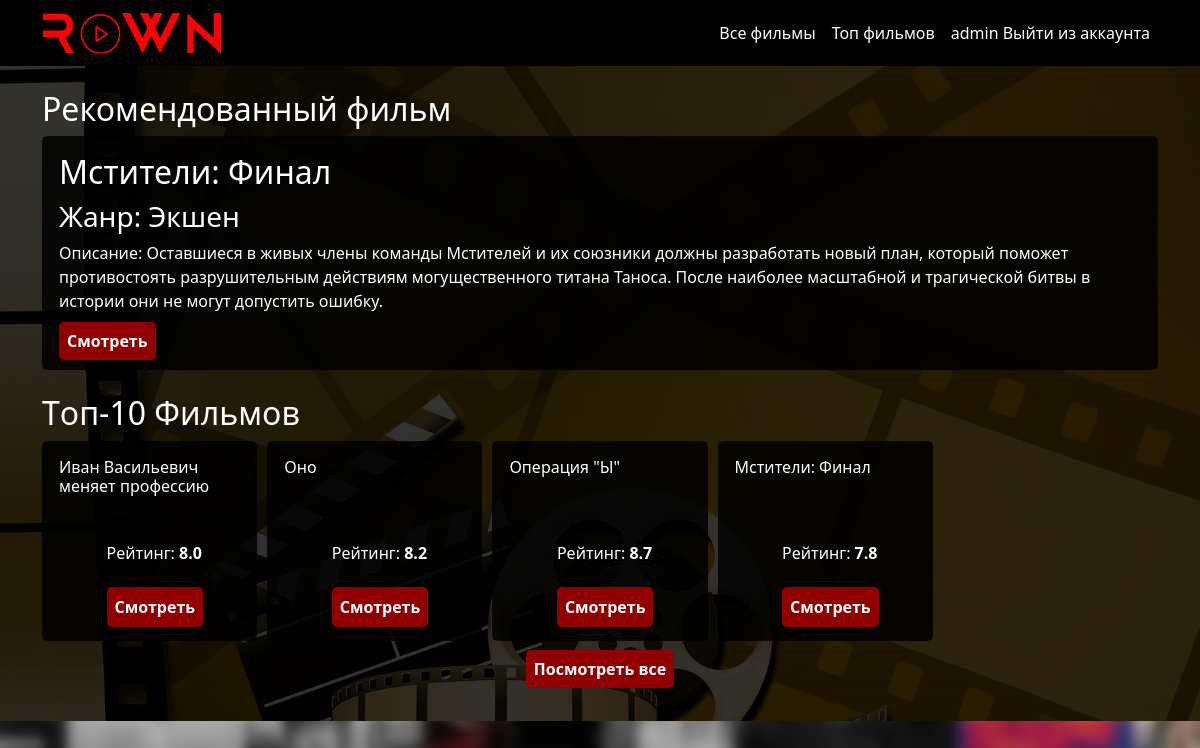
Screenshot of /movies/top/ (signed in) with the database file from the repository.
### krownApp/models.py (models this page shows, shortened)
class Movie(models.Model):
    movieName = models.CharField("Movie name", max_length=255)
    genre = models.ForeignKey(Genre, on_delete=models.CASCADE, verbose_name="Genre")
    year = models.IntegerField("Year")
    producer = models.CharField("Producer", max_length=255)
    cover = models.CharField("Link to cover", max_length=500)
    poster = models.CharField("Link to poster", max_length=500)
    isTop = models.BooleanField("Is Top", default=False)
    isRecommended = models.BooleanField("Is Recommended", default=False)
    description = models.TextField("Description")
    rating = models.FloatField("Rating")
    movieLink = models.CharField("Link to movie", max_length=500)

class Genre(models.Model):
    genreName = models.CharField("Genre", max_length=255)
    slug = models.SlugField(unique=True, blank=True, editable=False)
    def __str__(self):
        return f"{self.genreName}"

### krownApp/views.py (the view)
# urls.py: path('movies/top/', views.topMovies, name='topMovies'),
def topMovies(request):
    movie = Movie.objects.all()[:1]
    movies = Movie.objects.all()[:10]
    return render(request, "user/top-movies.html", {
        'movie': movie,
        'movies': movies,
    })

### krownApp/templates/user/top-movies.html (shortened to what this page needs)
{% extends "../base.html" %}
{% block content %}
<div style="padding: 24px; background: linear-gradient(rgba(0, 0, 0, 0.8), rgba(0, 0, 0, 0.8)), url(../../static/img/image.jpg); background-size: cover; background-attachment: fixed; background-position: center;">
<div class="recomended">
  <div class="container">
    {% for m in movies %}
    {% if m.isRecommended %}
    <h2 style="color: white;">Рекомендованный фильм</h2>
    <div class="card mb-4" style="border-color:rgba(0, 0, 0, 0.6); background:rgba(0, 0, 0, 0.6); color: white;">
      <div class="card-body" style="border-color:rgba(0, 0, 0, 0.6); background:rgba(0, 0, 0, 0.6);">
        <h2>{{ m.movieName }}</h2>
        <h3>Жанр: {{ m.genre }}</h3>
        <p>Описание: {{ m.description }}</p>
        <a href="{% url 'movieDetail' pk=m.pk %}" class="butt-purp">Смотреть</a>
      </div>
    </div>
    {% else %}
    <span></span>
    {% endif %}
    {% endfor %}
  </div>
</div>
<div class="top-ten">
  <div class="container">
    <h2 style="color: white;">Tоп-10 Фильмов</h2>
    <div class="owl-carousel owl-theme">
      {% for mo in movies %}
      <div class="item"><div class="card" style="border-color:rgba(0, 0, 0, 0.6); background:rgba(0, 0, 0, 0.6); height: 200px;">
        <div class="card-body" style="border-color:rgba(0, 0, 0, 0.6); background:rgba(0, 0, 0, 0.6);">
          <h6 style="color: white;">{{ mo.movieName }}</h6>
          <p style="position:fixed; bottom: 30%; left: 30%; color: white;">Рейтинг: <b>{{ mo.rating }}</b></p>
          <a href="{% url 'movieDetail' pk=mo.pk %}" class="butt-purp" style="position:fixed; bottom: 7%; left: 30%;">Смотреть</a>
        </div>
      </div>
      </div>
      {% endfor %}
    </div>
    <div class="text-center mb-3 mt-3"><a href="{% url 'allMovies' %}" class="butt-purp">Посмотреть все</a></div>
</div>
</div>
{% endblock %}

### krownApp/templates/base.html (shortened to what this page needs)
{% load static %}
<!DOCTYPE html>
<html lang="en">
<head>
    <link rel="stylesheet" href="{% static './css/style.css' %}">
    <link rel="stylesheet" href="{% static './css/bootstrap.min.css' %}">
    <link rel="stylesheet" href="{% static './css/owl.carousel.min.css' %}">
    <link rel="stylesheet" href="{% static './css/owl.theme.default.min.css' %}">
    <link rel="stylesheet" href="https://cdnjs.cloudflare.com/ajax/libs/font-awesome/6.3.0/css/all.min.css" />
</head>
<body style="background: linear-gradient(rgba(0, 0, 0, 0.2), rgba(0, 0, 0, 0.2)), url({% static './img/banner.png' %}); background-size: cover; background-attachment: fixed; background-position: center;">
<header class="navbar navbar-expand-lg bg-body-tertiary navbar-dark" style="background: linear-gradient(rgba(0, 0, 0, 1), rgba(0, 0, 0, 1));">
    <div class="container">
        <a class="navbar-brand" href="{% url 'homePage' %}"><img src="{% static './img/kokek.png' %}" height="40px" id="logo"></a>
        <div class="collapse navbar-collapse" id="navbarSupportedContent">
            <ul class="navbar-nav ms-auto mb-2 mb-lg-0">
                <li class="nav-item">
                    <a class="nav-link active" aria-current="page" href="{% url 'allMovies' %}">Все фильмы</a>
                </li>
                <li class="nav-item">
                    <a class="nav-link active" aria-current="page" href="{% url 'topMovies' %}">Топ фильмов</a>
                </li>
                {% if user.is_authenticated %}
                <li class="nav-item">
                    <a class="nav-link active" aria-current="page" href="{% url 'logoutUser' %}">{{ user.username }} Выйти из аккаунта</a>
                </li>
                {% endif %}
            </ul>
        </div>
    </div>
</header>
{% block content %}{% endblock %}
</body>
</html>

### krownApp/static/css/style.css (style rules this page uses)
.butt-purp { text-decoration: none; background: rgba(144, 0, 0, 1); border: none; border-radius: 5px; font-weight: 600; padding: 8px; color: white; transition: 300ms; }
#logo { left: 50%; }

### rows the page displays
Movie: movieName "Мстители: Финал", genre "Экшен", description "Оставшиеся в живых члены команды Мстителей и их союзники должны разработать новый план, который поможет противостоять разрушительным действиям могущественного титана Таноса. После наиболее масштабной и трагической битвы в истории они не могут допустить ошибку.", rating "7.8"
Movie: movieName "Иван Васильевич меняет профессию", rating "8.0"
Movie: movieName "Оно", rating "8.2"
Movie: movieName "Операция \"Ы\"", rating "8.7"

### other values shown
{{ user.username }} "admin"
